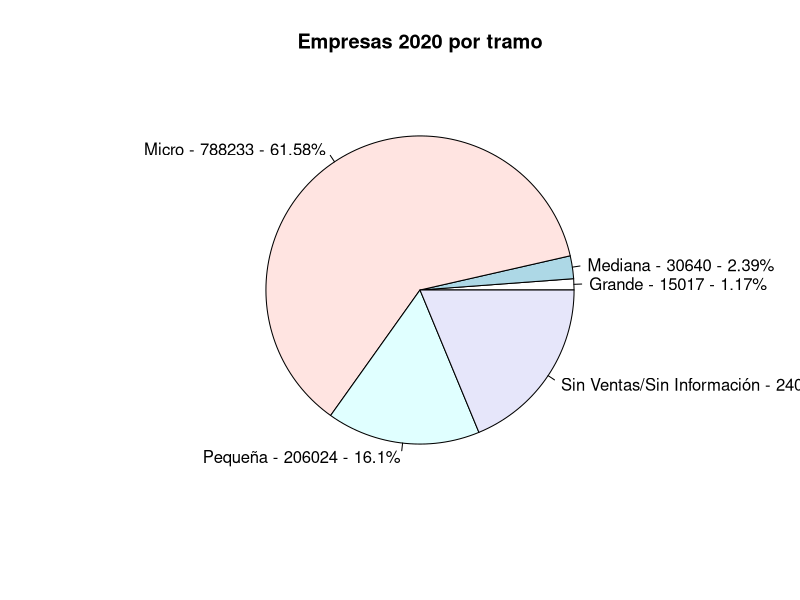

Generate this figure with R:
# Instalar paquetes
install.packages("dplyr")
library(dplyr)

# Leer los datos
datos <- read.csv(
    file = "empresas.csv",
    sep = ";",
    dec = ",",
    header = TRUE,
    encoding = "latin1",
    col.names = c("año", "tramo", "region", "empresas", "ventas")
)

# Convertir los datos apropiadamente
datos$ventas <- as.numeric(gsub("[.*]", "", datos$ventas))
datos$empresas <- as.numeric(gsub("\\.", "", datos$empresas))
datos$region <- factor(datos$region)
datos$tramo <- factor(datos$tramo)

## Actividad 2
## Realice la tabla de frecuencias bidimensional, considerando las variables
## región, tramo y el número de empresas.
datos %>%
    group_by(region, tramo) %>%
    summarise(empresas = sum(empresas)) %>%
    print(n = 999)

## a) De acuerdo a tu región, ¿cuántas empresas están clasificadas en el tramo
## "Grande"?
## Son 8553 empresas grandes en la región del biobío.

## b) ¿Cuántas empresas están consideradas en la tabla a nivel país?
datos %>% summarise(empresas = sum(empresas))
## Hay 16686158 empresas en total

## Actividad 3
## Calcule la desviación estándar y el promedio por cada tramo
datos %>%
    group_by(tramo) %>%
    summarise(
        promedio = mean(ventas, na.rm = TRUE),
        desviacion = sd(ventas, na.rm = TRUE)
    )

## a) De los tramos obtenidos en la tabla, ¿cuál de ellos supera al promedio
## en general?
## Tengo dos interpretaciones. 1: Si se refiere a las más altas, entonces
## sería "Grande", "Mediana" y "Pequeña". 2: Si se refiere a cuáles superan
## al promedio total, entonces lo debo calcular primero.
datos %>% summarise(promedio = mean(ventas, na.rm = TRUE))
## El promedio general el 233306881, el único tramo que lo supera es "Grande"

## b) ¿Cuál de los tramos según ventas tiene mayor coeficiente de variación?
datos %>%
    group_by(tramo) %>%
    summarise(
        promedio = mean(ventas, na.rm = TRUE),
        desviacion = sd(ventas, na.rm = TRUE),
        coeficiente = desviacion / promedio
    )
## El tramo con mayor coeficiente de variación es "Grande"

## c) Obtenga el rango de las ventas según los tramos
datos %>%
    group_by(tramo) %>%
    summarise(rango = max(ventas, na.rm = TRUE) - min(ventas, na.rm = TRUE))

## d) ¿Qué tramo de empresa tiene mayor y menor rango de ventas anuales?
## Las empresas "Grande" tienen el mayor rango y las "Micro" el menor

## Actividad 4
## Crea un gráfico circular del número de empresas del año 2020 por tramo
empresas2020 <- datos %>%
    filter(año == 2020) %>%
    group_by(tramo) %>%
    summarise(empresas = sum(empresas)) %>%
    mutate(porcentaje = empresas / sum(empresas) * 100)
labels <- paste(
    empresas2020$tramo,
    empresas2020$empresas,
    paste(
        round(empresas2020$porcentaje, 2),
        "%",
        sep = ""
    ),
    sep = " - "
)
pie(
    x = empresas2020$empresas,
    labels = labels,
    main = "Empresas 2020 por tramo"
)
